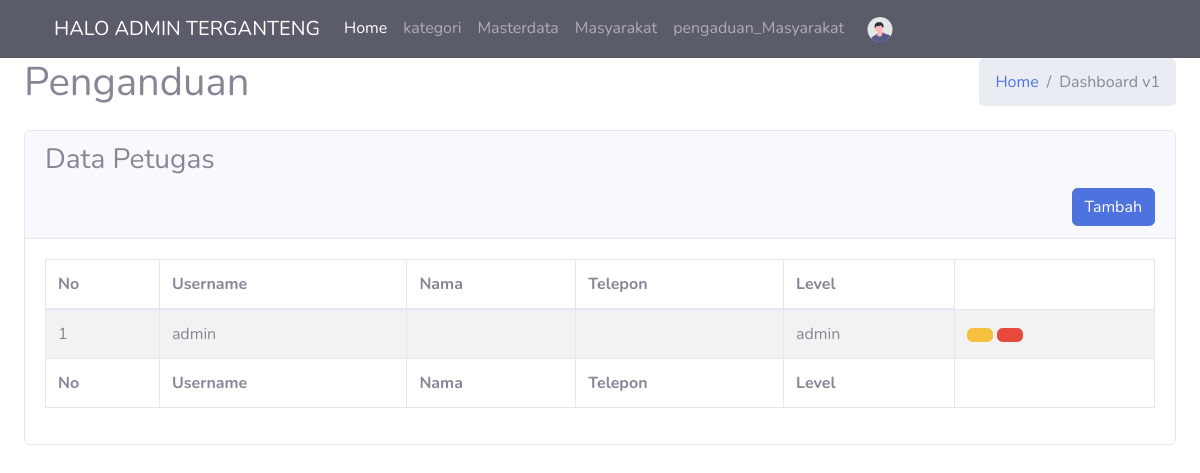
Page /index.php/admin_zz/petugas on the earlier database version.
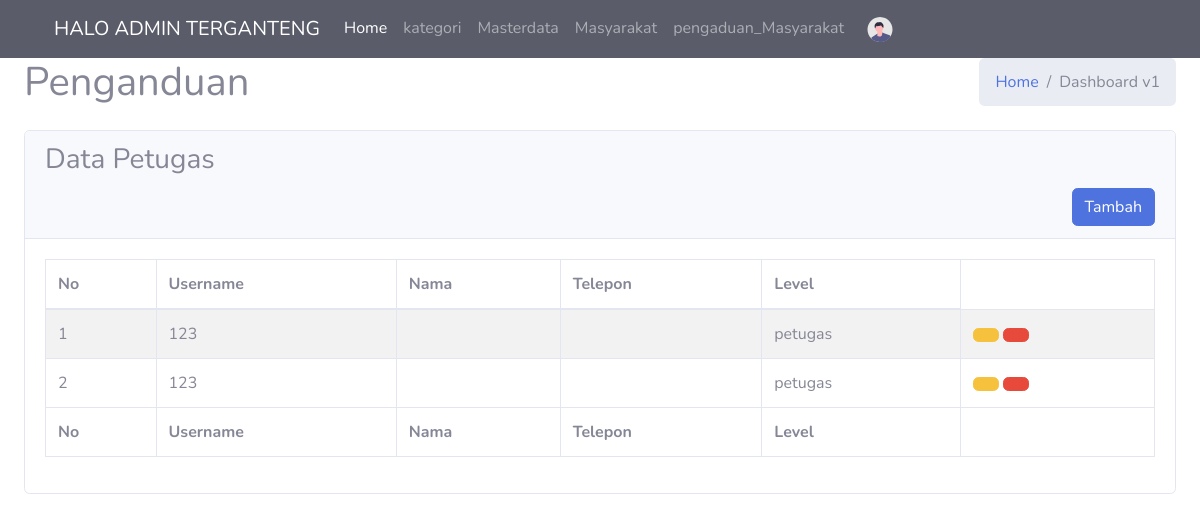
Same page on the later database version.
### tables this page shows
CREATE TABLE `petugas` (
  `id_petugas` int(11) NOT NULL,
  `nama_petugas` varchar(35) NOT NULL,
  `username` varchar(25) NOT NULL,
  `password` varchar(32) NOT NULL,
  `telp` varchar(13) NOT NULL,
  `level` enum('admin','petugas') NOT NULL,
  `is_active` int(11) NOT NULL
);

### application/controllers/Admin_zz.php (called while the page is built, shortened)
<?php
class admin_zz extends CI_Controller
{
    public function petugas()
    {
        $data['title'] = 'Home Page';
        $data['user'] = $this->db->get_where('petugas', ['username' => $this->session->userdata('username')])->row_array();
        $data['petugas'] = $this->db->get('petugas')->result_array();
        $data['title'] = 'petugas';
          $this->load->view('pisah/header', $data);
        $this->load->view('pisah/topbar', $data);
        $this->load->view('pisah/sidebar', $data);
        $this->load->view('admin/petugas_zz', $data);
         $this->load->view('pisah/footer', $data);
    }
}

### index.php (called while the page is built, shortened)
<?php
require_once BASEPATH.'core/CodeIgniter.php';

### application/views/admin/petugas_zz.php (the view, shortened to what this page needs)
<div class="wrapper">
    <div class="content-wrapper">
        <div class="content-header">
            <div class="container-fluid">
                <div class="row mb-2">
                    <div class="col-sm-6">
                        <h1 class="m-0">Penganduan</h1>
                    </div>
                    <div class="col-sm-6">
                        <ol class="breadcrumb float-sm-right">
                            <li class="breadcrumb-item"><a href="#">Home</a></li>
                            <li class="breadcrumb-item active">Dashboard v1</li>
                        </ol>
                    </div>
                </div>
            </div>
        </div>
        <section class="content">
            <div class="container-fluid">
                <div class="card">
                    <div class="card-header">
                        <h3 class="card-title">Data Petugas</h3>
                        <button type="button" class="btn btn-primary float-right" data-toggle="modal" data-target="#exampleModal1">Tambah</button>
                    </div>
                    <div class="card-body">
                        <table id="example1" class="table table-bordered table-striped">
                            <thead>
                                <tr>
                                    <th>No</th>
                                    <th>Username</th>
                                    <th>Nama</th>
                                    <th>Telepon</th>
                                    <th>Level</th>
                                </tr>
                            </thead>
                            <?php $i = 1 ?>
                            <?php foreach ($petugas as $al) : ?>
                                <tr>
                                    <td><?= $i ?></td>
                                    <td><?= $al['username'] ?></td>
                                    <td><?= $al['nama'] ?></td>
                                    <td><?= $al['no_telp'] ?></td>
                                    <td><?= $al['level'] ?></td>
                                    <td>
                                        <a href="#" class="btn btn btn-warning"><i class="fas fa-undo"></i></a>
                                        <a href="#" class="btn btn btn-danger"><i class="fas fa-lock"></i></a>
                                    </td>
                                </tr>
                            <?php $i++;
                            endforeach ?>
                            <tfoot>
                                <tr>
                                    <th>No</th>
                                    <th>Username</th>
                                    <th>Nama</th>
                                    <th>Telepon</th>
                                    <th>Level</th>
                                </tr>
                            </tfoot>
                        </table>
                    </div>
                </div>
            </div>
        </section>
    </div>

Differences in the rows shown:
removed petugas: username "admin", level "admin"
added petugas: username "123", level "petugas"
added petugas: username "123", level "petugas"
